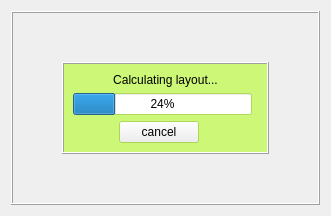
<?xml version="1.0" encoding="UTF-8"?>
<ui version="4.0">
 <class>LayoutProgressOverlay</class>
 <widget class="QWidget" name="LayoutProgressOverlay">
  <layout class="QGridLayout" name="gridLayout">
   <item row="0" column="0">
    <widget class="QFrame" name="LPOframe_2">
     <property name="palette">
      <palette>
       <active>
        <colorrole role="Base">
         <brush brushstyle="SolidPattern">
          <color alpha="255">
           <red>255</red>
           <green>255</green>
           <blue>255</blue>
          </color>
         </brush>
        </colorrole>
        <colorrole role="Window">
         <brush brushstyle="SolidPattern">
          <color alpha="128">
           <red>170</red>
           <green>255</green>
           <blue>0</blue>
          </color>
         </brush>
        </colorrole>
       </active>
       <inactive>
        <colorrole role="Base">
         <brush brushstyle="SolidPattern">
          <color alpha="255">
           <red>255</red>
           <green>255</green>
           <blue>255</blue>
          </color>
         </brush>
        </colorrole>
        <colorrole role="Window">
         <brush brushstyle="SolidPattern">
          <color alpha="128">
           <red>170</red>
           <green>255</green>
           <blue>0</blue>
          </color>
         </brush>
        </colorrole>
       </inactive>
       <disabled>
        <colorrole role="Base">
         <brush brushstyle="SolidPattern">
          <color alpha="128">
           <red>170</red>
           <green>255</green>
           <blue>0</blue>
          </color>
         </brush>
        </colorrole>
        <colorrole role="Window">
         <brush brushstyle="SolidPattern">
          <color alpha="128">
           <red>170</red>
           <green>255</green>
           <blue>0</blue>
          </color>
         </brush>
        </colorrole>
       </disabled>
      </palette>
     </property>
     <property name="frameShape">
      <enum>QFrame::Box</enum>
     </property>
     <property name="frameShadow">
      <enum>QFrame::Raised</enum>
     </property>
     <layout class="QGridLayout" name="gridLayout_3">
      <item row="1" column="1">
       <widget class="QFrame" name="LPOframe">
        <property name="autoFillBackground">
         <bool>true</bool>
        </property>
        <property name="frameShape">
         <enum>QFrame::Box</enum>
        </property>
        <property name="frameShadow">
         <enum>QFrame::Raised</enum>
        </property>
        <layout class="QGridLayout" name="gridLayout_2">
         <item row="1" column="0" colspan="3">
          <widget class="QProgressBar" name="LayoutProgressBar">
           <property name="value">
            <number>24</number>
           </property>
          </widget>
         </item>
         <item row="2" column="0">
          <spacer name="LPOSpacer">
           <property name="orientation">
            <enum>Qt::Horizontal</enum>
           </property>
           <property name="sizeHint" stdset="0">
            <size>
             <width>40</width>
             <height>20</height>
            </size>
           </property>
          </spacer>
         </item>
         <item row="2" column="1">
          <widget class="QPushButton" name="LayoutProgressCancel">
           <property name="text">
            <string>cancel</string>
           </property>
          </widget>
         </item>
         <item row="2" column="2">
          <spacer name="LPOSpacer2">
           <property name="orientation">
            <enum>Qt::Horizontal</enum>
           </property>
           <property name="sizeHint" stdset="0">
            <size>
             <width>47</width>
             <height>19</height>
            </size>
           </property>
          </spacer>
         </item>
         <item row="0" column="0" colspan="4">
          <widget class="QLabel" name="LPOlabel">
           <property name="text">
            <string>Calculating layout...</string>
           </property>
           <property name="alignment">
            <set>Qt::AlignCenter</set>
           </property>
          </widget>
         </item>
        </layout>
       </widget>
      </item>
      <item row="0" column="1">
       <spacer name="LPOSpacer5">
        <property name="orientation">
         <enum>Qt::Vertical</enum>
        </property>
        <property name="sizeHint" stdset="0">
         <size>
          <width>20</width>
          <height>40</height>
         </size>
        </property>
       </spacer>
      </item>
      <item row="1" column="2">
       <spacer name="LPOSpacer4">
        <property name="orientation">
         <enum>Qt::Horizontal</enum>
        </property>
        <property name="sizeHint" stdset="0">
         <size>
          <width>40</width>
          <height>20</height>
         </size>
        </property>
       </spacer>
      </item>
      <item row="1" column="0">
       <spacer name="LPOSpacer3">
        <property name="orientation">
         <enum>Qt::Horizontal</enum>
        </property>
        <property name="sizeHint" stdset="0">
         <size>
          <width>40</width>
          <height>20</height>
         </size>
        </property>
       </spacer>
      </item>
      <item row="2" column="1">
       <spacer name="LPOSpacer6">
        <property name="orientation">
         <enum>Qt::Vertical</enum>
        </property>
        <property name="sizeHint" stdset="0">
         <size>
          <width>20</width>
          <height>40</height>
         </size>
        </property>
       </spacer>
      </item>
     </layout>
    </widget>
   </item>
  </layout>
 </widget>
 <resources/>
 <connections/>
</ui>
